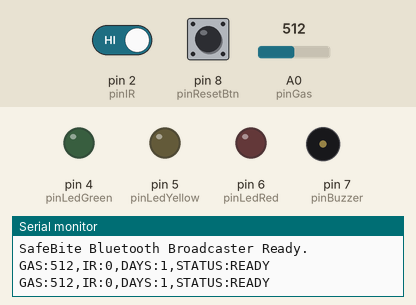
The sketch below on a simulated Arduino Uno, built with avr-gcc and run on an emulated ATmega328P. On the bench: output pins drawn as LEDs (lit = HIGH), buzzer (waves = sounding), the last lines printed to the serial monitor. Dashed ring = blinking. Inputs (shaded band) come from the test bench; at power-on: pin 2 (pinIR) HIGH, pin 8 (pinResetBtn) HIGH, A0 (pinGas) = 512.

Above: at 1.8 s.
1.9 s: pin 2 (pinIR) driven LOW
At 3.3 s:
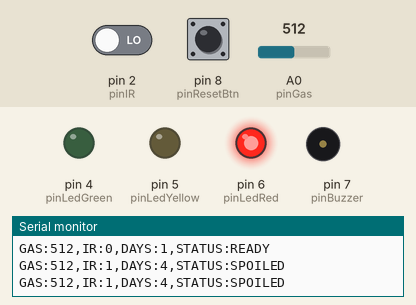
3.6 s: pin 8 (pinResetBtn) pulled LOW for 1.25 s
At 4.2 s:
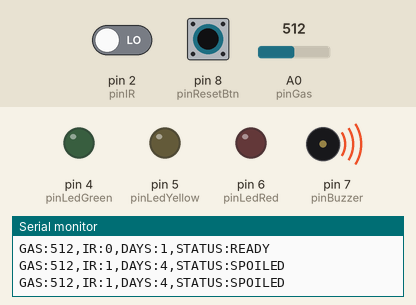
6.3 s: pin 8 (pinResetBtn) pulled LOW for 3.2 s
At 10.1 s:
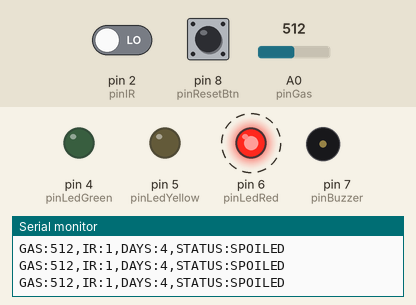
Timing chart, 0 to 11.6 s (numbered marks = the images above; inputs shaded):
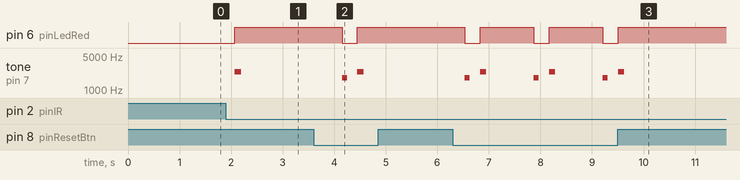

Measured:
- after the input at 1.9 s, pin 6 (pinLedRed): LOW → HIGH after 0.17 s; tone on pin 7 (pinBuzzer): silent → 2400 Hz after 0.17 s, → silent 0.12 s later
- after the input at 3.6 s, pin 6 (pinLedRed): HIGH → LOW after 0.55 s, → HIGH 0.30 s later; tone on pin 7 (pinBuzzer): silent → 1800 Hz after 0.55 s, → silent 0.10 s later, → 2400 Hz 0.20 s later, → silent 0.12 s later
- after the input at 6.3 s, pin 6 (pinLedRed): alternates HIGH for 1.0 s and LOW for 0.30 s, 6 changes in all, then stays HIGH, starting after 0.23 s; tone on pin 7 (pinBuzzer): silent → 1800 Hz after 0.23 s, then repeats every 1.3 s: silent 0.20 s, 2400 Hz 0.12 s, silent 0.92 s, 1800 Hz 0.10 s, until it stays silent from 9.6 s

The sketch:

arduino_bluetooth.ino
```cpp
/*
  SafeBite Arduino Bluetooth Broadcaster
  Locked Detection Cycle Architecture
*/

#include <SoftwareSerial.h>

// Define Bluetooth Pins (e.g. HC-05 module)
const int bluetoothTx = 10;
const int bluetoothRx = 11;
SoftwareSerial Bluetooth(bluetoothTx, bluetoothRx);

// Sensor Analog & Digital Pins
const int pinGas        = A0; // MQ-135 Gas Sensor
const int pinIR         = 2;  // IR obstacle/presence sensor (Active LOW)
const int pinLedGreen   = 4;  // Green LED
const int pinLedYellow  = 5;  // Yellow LED
const int pinLedRed     = 6;  // Red LED
const int pinBuzzer     = 7;  // Buzzer
const int pinResetBtn   = 8;  // Reset Button (INPUT_PULLUP)

// State Machine States
enum SafeBiteState {
  STATE_WAITING_FOR_FOOD = 0,
  STATE_CLASSIFIED_LOCKED = 1,
  STATE_FOOD_REMOVED_WAITING_RESET = 2
};

SafeBiteState currentState = STATE_WAITING_FOR_FOOD;
int lockedStatus = 0; // 0=None, 1=Fresh, 2=Warning, 3=Spoiled
int storageDays = 1;

void setLeds(int g, int y, int r) {
  digitalWrite(pinLedGreen, g);
  digitalWrite(pinLedYellow, y);
  digitalWrite(pinLedRed, r);
}

void resetCycle() {
  currentState = STATE_WAITING_FOR_FOOD;
  lockedStatus = 0;
  storageDays = 1;
  setLeds(LOW, LOW, LOW);
}

void setup() {
  Serial.begin(9600);
  Bluetooth.begin(9600);

  pinMode(pinGas, INPUT);
  pinMode(pinIR, INPUT);
  pinMode(pinLedGreen, OUTPUT);
  pinMode(pinLedYellow, OUTPUT);
  pinMode(pinLedRed, OUTPUT);
  pinMode(pinBuzzer, OUTPUT);
  pinMode(pinResetBtn, INPUT_PULLUP);

  resetCycle();
  Serial.println("SafeBite Bluetooth Broadcaster Ready.");
}

void loop() {
  int gas_value = analogRead(pinGas);
  int ir_raw = digitalRead(pinIR);
  int presence = (ir_raw == LOW) ? 1 : 0;

  // Check Reset
  if (digitalRead(pinResetBtn) == LOW) {
    tone(pinBuzzer, 1800, 100);
    resetCycle();
    delay(300);
  }

  // State Machine
  switch (currentState) {
    case STATE_WAITING_FOR_FOOD:
      if (presence == 1) {
        // One beep
        tone(pinBuzzer, 2400, 120);

        // Single classification & lock
        if (gas_value < 200) {
          lockedStatus = 1;
          storageDays = 1;
          setLeds(HIGH, LOW, LOW); // Green ON
        } else if (gas_value <= 450) {
          lockedStatus = 2;
          storageDays = 2;
          setLeds(LOW, HIGH, LOW); // Yellow ON
        } else {
          lockedStatus = 3;
          storageDays = 4;
          setLeds(LOW, LOW, HIGH); // Red ON
        }
        currentState = STATE_CLASSIFIED_LOCKED;
      }
      break;

    case STATE_CLASSIFIED_LOCKED:
      if (presence == 0) {
        currentState = STATE_FOOD_REMOVED_WAITING_RESET;
      }
      break;

    case STATE_FOOD_REMOVED_WAITING_RESET:
      // Keep locked until reset
      break;
  }

  // Construct Data String
  String statusStr = "READY";
  if (lockedStatus == 1) statusStr = "FRESH";
  else if (lockedStatus == 2) statusStr = "WARNING";
  else if (lockedStatus == 3) statusStr = "SPOILED";

  String payload = "GAS:" + String(gas_value) +
                   ",IR:" + String(presence) +
                   ",DAYS:" + String(storageDays) +
                   ",STATUS:" + statusStr;

  Bluetooth.println(payload);
  Serial.println(payload);

  delay(1000);
}
```
